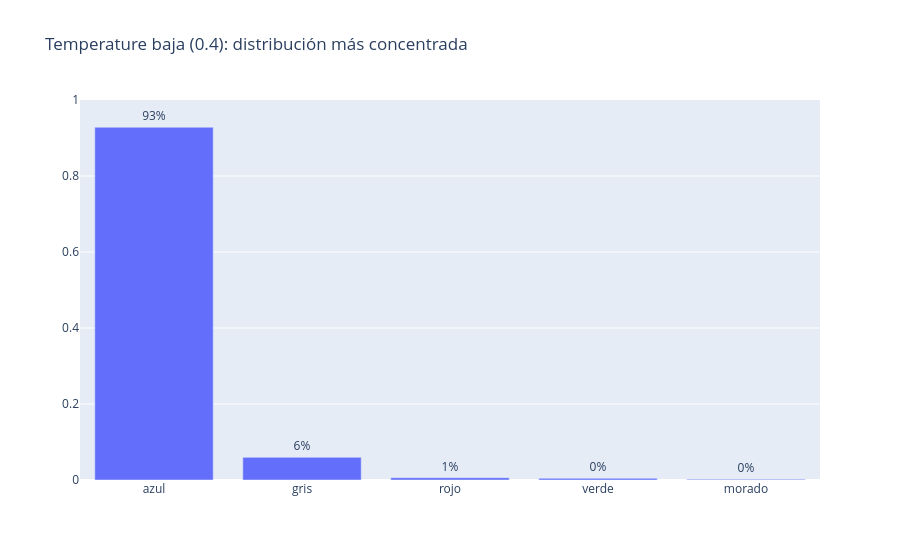
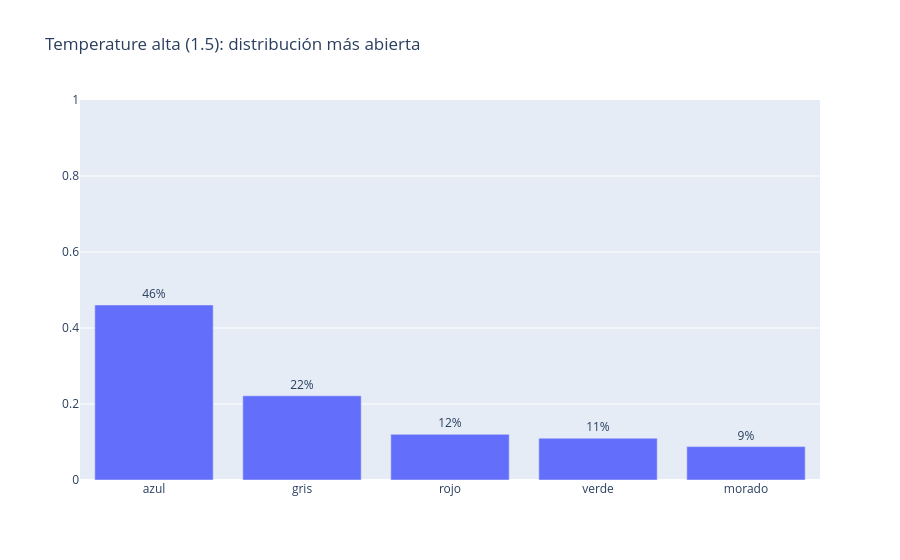

Notebook cell for these charts, in order:
### Markdown cell above
## Celda 7 — ¿Qué es `temperature`?

`temperature` controla qué tan **creativa o variada** será la salida.

### Intuición simple
- **temperature baja** → más predecible, más estable, más conservadora
- **temperature alta** → más variación, más creatividad, más riesgo de rarezas

### Cuándo usar cada una
- **baja**: clasificación, resúmenes, respuestas estables, producción
- **alta**: ideas, slogans, brainstorming, escritura creativa

### Idea clave
> `temperature` afecta cómo se reparte la probabilidad entre las opciones.

### Code cell
# Simulación local del efecto de temperature sobre probabilidades

base_words = ["azul", "gris", "rojo", "verde", "morado"]
base_probs = np.array([0.60, 0.20, 0.08, 0.07, 0.05], dtype=float)

def apply_temperature(probabilities, temperature: float):
    probabilities = np.array(probabilities, dtype=float)
    logits = np.log(probabilities + 1e-12)
    adjusted = np.exp(logits / temperature)
    adjusted = adjusted / adjusted.sum()
    return adjusted

temp_low = apply_temperature(base_probs, 0.4)
temp_high = apply_temperature(base_probs, 1.5)

fig_low = go.Figure(data=[go.Bar(x=base_words, y=temp_low, text=[f"{p:.0%}" for p in temp_low], textposition="outside")])
fig_low.update_layout(title="Temperature baja (0.4): distribución más concentrada", yaxis=dict(range=[0, 1]))
fig_low.show()

fig_high = go.Figure(data=[go.Bar(x=base_words, y=temp_high, text=[f"{p:.0%}" for p in temp_high], textposition="outside")])
fig_high.update_layout(title="Temperature alta (1.5): distribución más abierta", yaxis=dict(range=[0, 1]))
fig_high.show()

### Figure 1 — Plotly figure (JSON) as saved in the notebook; plotly's stock layout.template omitted (floating-point values rounded to 4 significant figures)
{"data": [{"text": ["93%", "6%", "1%", "0%", "0%"], "textposition": "outside", "type": "bar", "x": ["azul", "gris", "rojo", "verde", "morado"], "y": [0.9283, 0.05955, 0.006026, 0.004316, 0.001861]}], "layout": {"title": {"text": "Temperature baja (0.4): distribución más concentrada"}, "yaxis": {"range": [0, 1]}}}

### Figure 2 — Plotly figure (JSON) as saved in the notebook; plotly's stock layout.template omitted (floating-point values rounded to 4 significant figures)
{"data": [{"text": ["46%", "22%", "12%", "11%", "9%"], "textposition": "outside", "type": "bar", "x": ["azul", "gris", "rojo", "verde", "morado"], "y": [0.4606, 0.2214, 0.1202, 0.11, 0.08787]}], "layout": {"title": {"text": "Temperature alta (1.5): distribución más abierta"}, "yaxis": {"range": [0, 1]}}}
